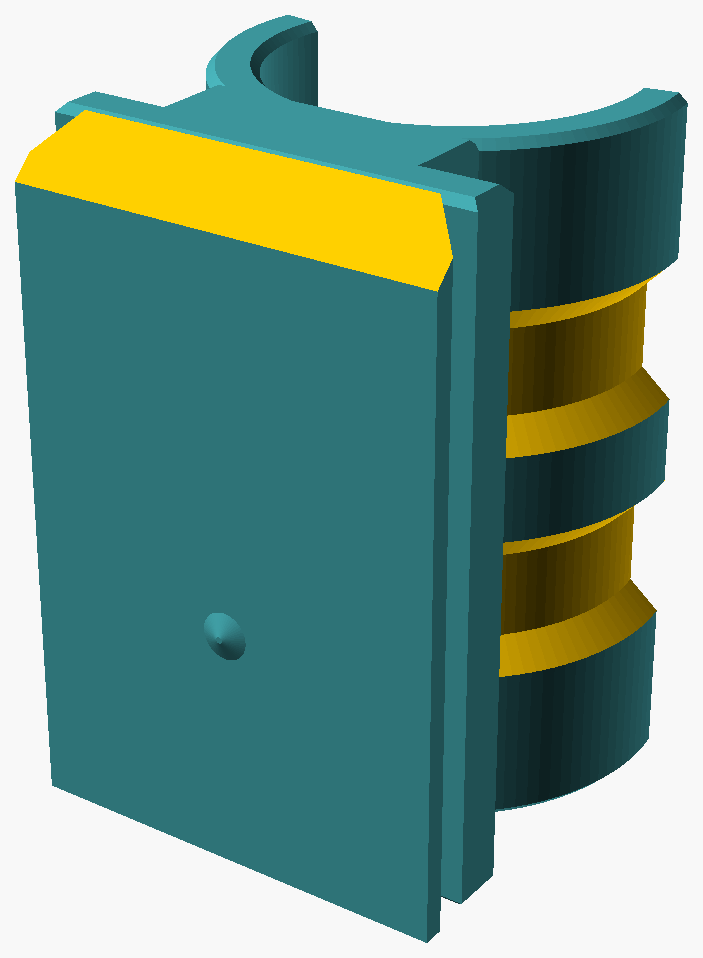
#> input picture docs/v_clip.png, 703 x 958 px, found by its file name
$ python make_st4_figure.py
#> lines starting #> are read from the running program, lines starting #| are printed output that depends on the picture
#!/usr/bin/env python3
"""UMS V1 - tools/make_st4_figure.py   (ST-4)"""
import matplotlib
matplotlib.use("Agg")
import matplotlib.pyplot as plt
import matplotlib.image as mpimg

fig = plt.figure(figsize=(13.0, 6.6))
gs = fig.add_gridspec(1, 2, width_ratios=[1.0, 1.35], wspace=0.03)
ax = fig.add_subplot(gs[0])
ax.imshow(mpimg.imread("docs/v_clip.png"))
ax.set_title("Pole clip: plate, spine, cradle, two tie grooves", fontsize=10.5)
ax.axis("off")
ax.annotate("grooves cut the spine as well as the arms,\nso the tie channel goes all the way round",
            xy=(0.62, 0.45), xytext=(0.02, 0.08), xycoords="axes fraction",
            textcoords="axes fraction", fontsize=8.5,
            arrowprops=dict(arrowstyle="->", lw=0.9, color="#1d3557"))
ax2 = fig.add_subplot(gs[1])
ax2.imshow(mpimg.imread("docs/v_clip_family.png"))
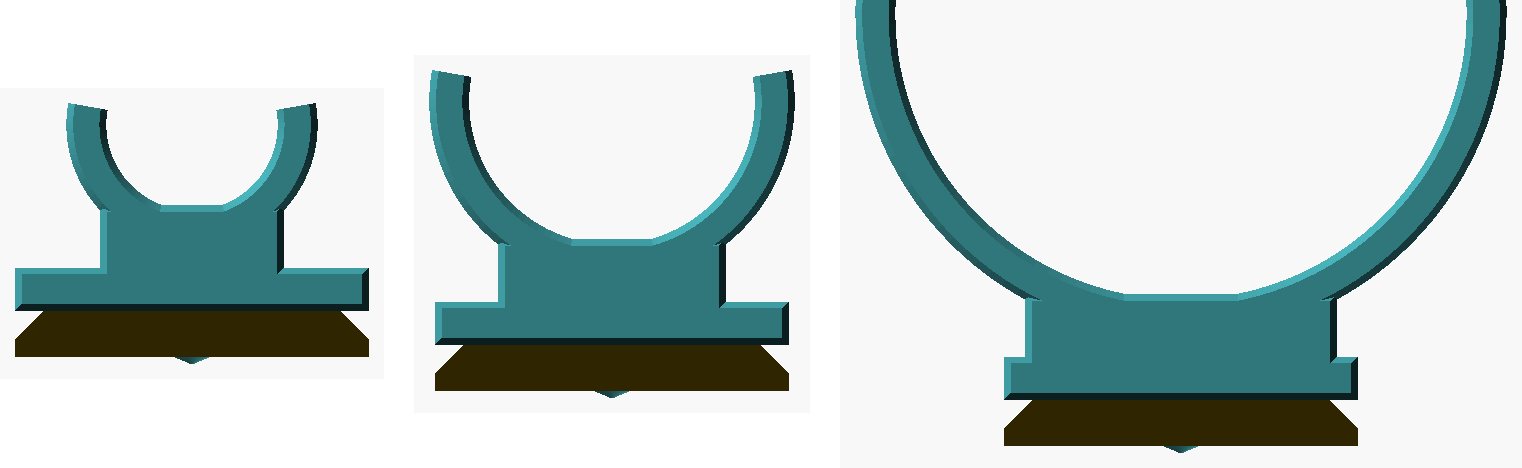
#> input picture docs/v_clip_family.png, 1522 x 468 px, found by its file name
ax2.set_title("From above, \u00d815 / \u00d825 / \u00d850: the arms pass the equator, "
              "so it snaps on", fontsize=10.5)
ax2.axis("off")
fig.suptitle("UMS V1 — ST-4: the vertical pole clip, the one part that prints standing",
             fontsize=12)
fig.tight_layout(rect=[0, 0, 1, 0.94])
fig.savefig("docs/st4_overview.png", dpi=110)
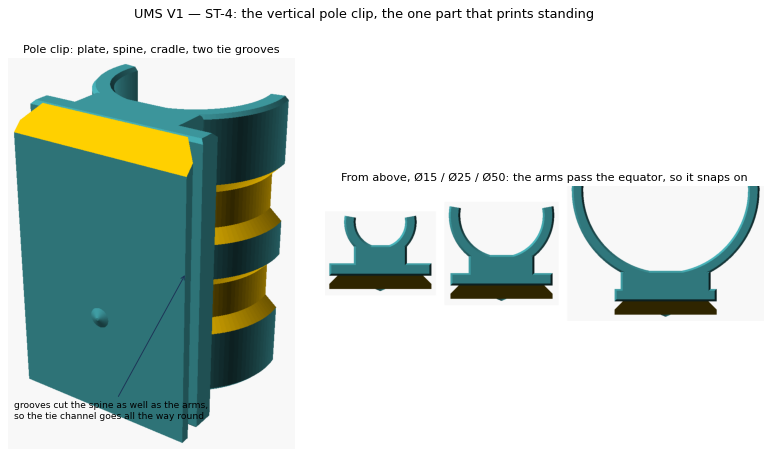
#> figure drawn by matplotlib, 2 panels
print("wrote docs/st4_overview.png")
